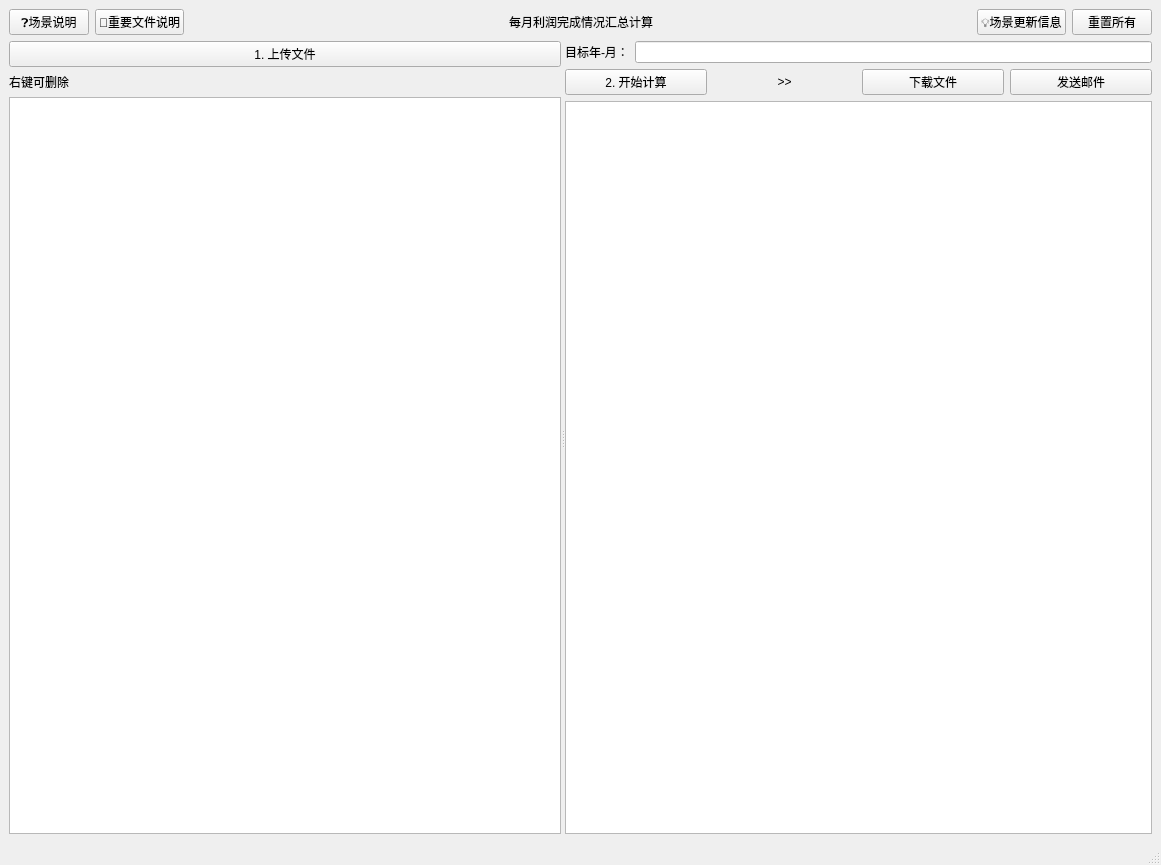
<?xml version="1.0" encoding="UTF-8"?>
<ui version="4.0">
 <class>MainWindow</class>
 <widget class="QMainWindow" name="MainWindow">
  <property name="windowModality">
   <enum>Qt::NonModal</enum>
  </property>
  <property name="geometry">
   <rect>
    <x>0</x>
    <y>0</y>
    <width>1161</width>
    <height>865</height>
   </rect>
  </property>
  <property name="windowTitle">
   <string>MainWindow</string>
  </property>
  <property name="documentMode">
   <bool>true</bool>
  </property>
  <widget class="QWidget" name="centralwidget">
   <layout class="QVBoxLayout" name="verticalLayout_3" stretch="1,99">
    <item>
     <layout class="QHBoxLayout" name="horizontalLayout_8">
      <item>
       <widget class="QPushButton" name="help_info_button">
        <property name="text">
         <string>❓场景说明</string>
        </property>
       </widget>
      </item>
      <item>
       <widget class="QPushButton" name="help_file_button">
        <property name="text">
         <string>📄重要文件说明</string>
        </property>
       </widget>
      </item>
      <item>
       <spacer name="horizontalSpacer_7">
        <property name="orientation">
         <enum>Qt::Horizontal</enum>
        </property>
        <property name="sizeHint" stdset="0">
         <size>
          <width>40</width>
          <height>20</height>
         </size>
        </property>
       </spacer>
      </item>
      <item>
       <widget class="QLabel" name="label_6">
        <property name="sizeIncrement">
         <size>
          <width>0</width>
          <height>0</height>
         </size>
        </property>
        <property name="text">
         <string>每月利润完成情况汇总计算</string>
        </property>
       </widget>
      </item>
      <item>
       <spacer name="horizontalSpacer_8">
        <property name="orientation">
         <enum>Qt::Horizontal</enum>
        </property>
        <property name="sizeHint" stdset="0">
         <size>
          <width>40</width>
          <height>20</height>
         </size>
        </property>
       </spacer>
      </item>
      <item>
       <widget class="QPushButton" name="release_info_button">
        <property name="text">
         <string>💡场景更新信息</string>
        </property>
       </widget>
      </item>
      <item>
       <widget class="QPushButton" name="reset_button">
        <property name="text">
         <string>重置所有</string>
        </property>
       </widget>
      </item>
     </layout>
    </item>
    <item>
     <widget class="QSplitter" name="upload_vs_cal_spliter">
      <property name="orientation">
       <enum>Qt::Horizontal</enum>
      </property>
      <widget class="QWidget" name="layoutWidget">
       <layout class="QVBoxLayout" name="verticalLayout">
        <item>
         <widget class="QPushButton" name="upload_button">
          <property name="text">
           <string>1. 上传文件</string>
          </property>
         </widget>
        </item>
        <item>
         <widget class="QLabel" name="upload_info_text_2">
          <property name="text">
           <string>右键可删除</string>
          </property>
         </widget>
        </item>
        <item>
         <widget class="QListWidget" name="raw_upload_list"/>
        </item>
       </layout>
      </widget>
      <widget class="QWidget" name="layoutWidget">
       <layout class="QVBoxLayout" name="verticalLayout_2">
        <item>
         <layout class="QHBoxLayout" name="horizontalLayout">
          <item>
           <widget class="QLabel" name="label">
            <property name="text">
             <string>目标年-月：</string>
            </property>
           </widget>
          </item>
          <item>
           <widget class="QLineEdit" name="target_year_month_text"/>
          </item>
         </layout>
        </item>
        <item>
         <layout class="QHBoxLayout" name="horizontalLayout_2">
          <item>
           <widget class="QPushButton" name="cal_button">
            <property name="text">
             <string>2. 开始计算</string>
            </property>
           </widget>
          </item>
          <item>
           <widget class="QLabel" name="label_3">
            <property name="layoutDirection">
             <enum>Qt::LeftToRight</enum>
            </property>
            <property name="text">
             <string>&gt;&gt;</string>
            </property>
            <property name="alignment">
             <set>Qt::AlignCenter</set>
            </property>
           </widget>
          </item>
          <item>
           <widget class="QPushButton" name="download_file_button">
            <property name="text">
             <string>下载文件</string>
            </property>
           </widget>
          </item>
          <item>
           <widget class="QPushButton" name="send_file_button">
            <property name="text">
             <string>发送邮件</string>
            </property>
           </widget>
          </item>
         </layout>
        </item>
        <item>
         <widget class="QListWidget" name="upload_list"/>
        </item>
       </layout>
      </widget>
     </widget>
    </item>
   </layout>
  </widget>
  <widget class="QStatusBar" name="statusBar"/>
 </widget>
 <resources/>
 <connections/>
</ui>
